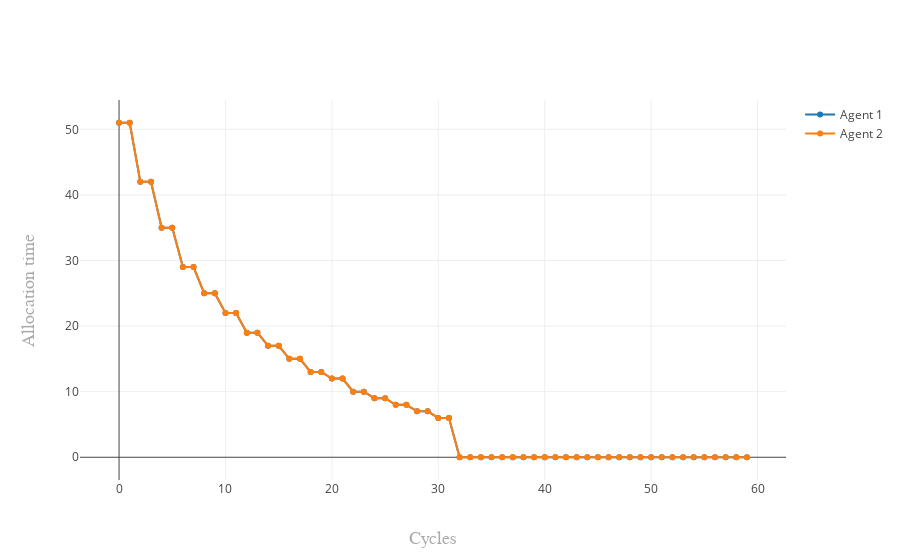

Write notebook code for a chart like this one.
### Code cell
my_workplace.plot_allocations()

### Figure 1 — Plotly figure (JSON) as saved in the notebook; plotly's stock layout.template omitted (floating-point values rounded to 4 significant figures)
{"data": [{"mode": "lines+markers", "name": "Agent 1", "type": "scatter", "uid": "7be69799-e5ee-45b6-bcf1-41ee643e7727", "x": [0, 1, 2, 3, 4, 5, 6, 7, 8, 9, 10, 11, 12, 13, 14, 15, 16, 17, 18, 19, 20, 21, 22, 23, 24, 25, 26, 27, 28, 29, 30, 31, 32, 33, 34, 35, 36, 37, 38, 39, 40, 41, 42, 43, 44, 45, 46, 47, 48, 49, 50, 51, 52, 53, 54, 55, 56, 57, 58, 59], "y": [51, 51, 42, 42, 35, 35, 29, 29, 25, 25, 22, 22, 19, 19, 17, 17, 15, 15, 13, 13, 12, 12, 10, 10, 9, 9, 8, 8, 7, 7, 6, 6, 0, 0, 0, 0, 0, 0, 0, 0, 0, 0, 0, 0, 0, 0, 0, 0, 0, 0, 0, 0, 0, 0, 0, 0, 0, 0, 0, 0]}, {"mode": "lines+markers", "name": "Agent 2", "type": "scatter", "uid": "fe7bfbee-451a-47c4-a628-7669c7fa3df7", "x": [0, 1, 2, 3, 4, 5, 6, 7, 8, 9, 10, 11, 12, 13, 14, 15, 16, 17, 18, 19, 20, 21, 22, 23, 24, 25, 26, 27, 28, 29, 30, 31, 32, 33, 34, 35, 36, 37, 38, 39, 40, 41, 42, 43, 44, 45, 46, 47, 48, 49, 50, 51, 52, 53, 54, 55, 56, 57, 58, 59], "y": [51, 51, 42, 42, 35, 35, 29, 29, 25, 25, 22, 22, 19, 19, 17, 17, 15, 15, 13, 13, 12, 12, 10, 10, 9, 9, 8, 8, 7, 7, 6, 6, 0, 0, 0, 0, 0, 0, 0, 0, 0, 0, 0, 0, 0, 0, 0, 0, 0, 0, 0, 0, 0, 0, 0, 0, 0, 0, 0, 0]}], "layout": {"xaxis": {"title": "Cycles", "titlefont": {"color": "darkgrey", "family": "Arial, sans-serif", "size": 18}}, "yaxis": {"title": "Allocation time", "titlefont": {"color": "darkgrey", "family": "Arial, sans-serif", "size": 18}}}}
